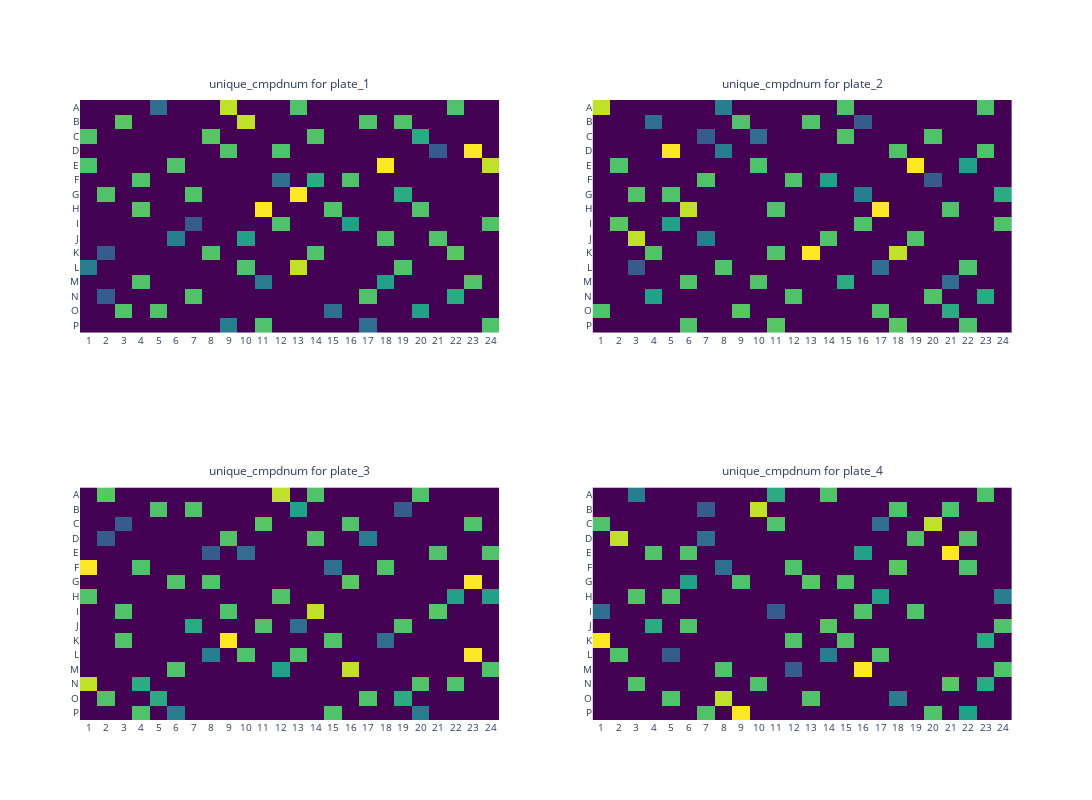

Notebook source saved alongside this figure:
### Code cell
csv_path = "/home/jovyan/jonne/plaid/OASIS_PLAID_LAYOUTS/OASIS_JUMP-Target2_ECP/output/OASIS_JUMP-Target2_ECP_PLAID.csv"
df_plaid = pl.read_csv(csv_path)

unique_cmpd_mapping = (df_plaid.select("cmpdname").unique().with_row_index(name="unique_cmpdnum"))
df_plaid = df_plaid.join(unique_cmpd_mapping, on="cmpdname")

plate_heatmap(
    df=df_plaid,  
    #plate_names=["plate_1", "plate_2", "plate_3", "plate_4"],  
    highlight_compounds=["DMSO","ctrl1", "ctrl2","ctrl3","ctrl4","ctrl5","ctrl6","ctrl7","ctrl8"],
    subplot_num_columns=2,  
    plot_size=400,  
    measurement="unique_cmpdnum", 
    plate_well_columns={
        "plates": "plateID",  
        "wells": "well",    
    },
    output_folder="output",  
    export_as_pdf=False  
)

### Figure 1 — Plotly figure (JSON) as saved in the notebook; plotly's stock layout.template omitted (floating-point values rounded to 4 significant figures; data arrays with more than 128 entries replaced by an {"elided": "..."} marker saying what was removed)
{"data": [{"colorscale": [[0, "#440154"], [0.1111, "#482878"], [0.2222, "#3e4989"], [0.3333, "#31688e"], [0.4444, "#26828e"], [0.5556, "#1f9e89"], [0.6667, "#35b779"], [0.7778, "#6ece58"], [0.8889, "#b5de2b"], [1, "#fde725"]], "hoverinfo": "text", "hovertext": {"elided": "16x24 str values"}, "reversescale": false, "showscale": false, "type": "heatmap", "x": ["1", "2", "3", "4", "5", "6", "7", "8", "9", "10", "11", "12", "13", "14", "15", "16", "17", "18", "19", "20", "21", "22", "23", "24"], "xaxis": "x", "y": ["A", "B", "C", "D", "E", "F", "G", "H", "I", "J", "K", "L", "M", "N", "O", "P"], "yaxis": "y", "z": {"elided": "16x24 int values"}}, {"colorscale": [[0, "#440154"], [0.1111, "#482878"], [0.2222, "#3e4989"], [0.3333, "#31688e"], [0.4444, "#26828e"], [0.5556, "#1f9e89"], [0.6667, "#35b779"], [0.7778, "#6ece58"], [0.8889, "#b5de2b"], [1, "#fde725"]], "hoverinfo": "text", "hovertext": {"elided": "16x24 str values"}, "reversescale": false, "showscale": false, "type": "heatmap", "x": ["1", "2", "3", "4", "5", "6", "7", "8", "9", "10", "11", "12", "13", "14", "15", "16", "17", "18", "19", "20", "21", "22", "23", "24"], "xaxis": "x2", "y": ["A", "B", "C", "D", "E", "F", "G", "H", "I", "J", "K", "L", "M", "N", "O", "P"], "yaxis": "y2", "z": {"elided": "16x24 int values"}}, {"colorscale": [[0, "#440154"], [0.1111, "#482878"], [0.2222, "#3e4989"], [0.3333, "#31688e"], [0.4444, "#26828e"], [0.5556, "#1f9e89"], [0.6667, "#35b779"], [0.7778, "#6ece58"], [0.8889, "#b5de2b"], [1, "#fde725"]], "hoverinfo": "text", "hovertext": {"elided": "16x24 str values"}, "reversescale": false, "showscale": false, "type": "heatmap", "x": ["1", "2", "3", "4", "5", "6", "7", "8", "9", "10", "11", "12", "13", "14", "15", "16", "17", "18", "19", "20", "21", "22", "23", "24"], "xaxis": "x3", "y": ["A", "B", "C", "D", "E", "F", "G", "H", "I", "J", "K", "L", "M", "N", "O", "P"], "yaxis": "y3", "z": {"elided": "16x24 int values"}}, {"colorscale": [[0, "#440154"], [0.1111, "#482878"], [0.2222, "#3e4989"], [0.3333, "#31688e"], [0.4444, "#26828e"], [0.5556, "#1f9e89"], [0.6667, "#35b779"], [0.7778, "#6ece58"], [0.8889, "#b5de2b"], [1, "#fde725"]], "hoverinfo": "text", "hovertext": {"elided": "16x24 str values"}, "reversescale": false, "showscale": false, "type": "heatmap", "x": ["1", "2", "3", "4", "5", "6", "7", "8", "9", "10", "11", "12", "13", "14", "15", "16", "17", "18", "19", "20", "21", "22", "23", "24"], "xaxis": "x4", "y": ["A", "B", "C", "D", "E", "F", "G", "H", "I", "J", "K", "L", "M", "N", "O", "P"], "yaxis": "y4", "z": {"elided": "16x24 int values"}}], "layout": {"annotations": [{"font": {"size": 12}, "showarrow": false, "text": "unique_cmpdnum for plate_1", "x": 0.225, "xanchor": "center", "xref": "paper", "y": 1.01, "yanchor": "bottom", "yref": "paper"}, {"font": {"size": 12}, "showarrow": false, "text": "unique_cmpdnum for plate_2", "x": 0.775, "xanchor": "center", "xref": "paper", "y": 1.01, "yanchor": "bottom", "yref": "paper"}, {"font": {"size": 12}, "showarrow": false, "text": "unique_cmpdnum for plate_3", "x": 0.225, "xanchor": "center", "xref": "paper", "y": 0.385, "yanchor": "bottom", "yref": "paper"}, {"font": {"size": 12}, "showarrow": false, "text": "unique_cmpdnum for plate_4", "x": 0.775, "xanchor": "center", "xref": "paper", "y": 0.385, "yanchor": "bottom", "yref": "paper"}], "height": 800, "width": 1140, "xaxis": {"anchor": "y", "autorange": true, "domain": [0, 0.45], "nticks": 48, "range": [-0.5, 23.5], "side": "bottom", "tickfont": {"size": 10}, "type": "category"}, "xaxis2": {"anchor": "y2", "autorange": true, "domain": [0.55, 1], "nticks": 48, "range": [-0.5, 23.5], "side": "bottom", "tickfont": {"size": 10}, "type": "category"}, "xaxis3": {"anchor": "y3", "autorange": true, "domain": [0, 0.45], "nticks": 48, "range": [-0.5, 23.5], "side": "bottom", "tickfont": {"size": 10}, "type": "category"}, "xaxis4": {"anchor": "y4", "autorange": true, "domain": [0.55, 1], "nticks": 48, "range": [-0.5, 23.5], "side": "bottom", "tickfont": {"size": 10}, "type": "category"}, "yaxis": {"anchor": "x", "autorange": true, "domain": [0.625, 1], "range": [15.5, -0.5], "tickfont": {"size": 10}, "type": "category"}, "yaxis2": {"anchor": "x2", "autorange": true, "domain": [0.625, 1], "range": [15.5, -0.5], "tickfont": {"size": 10}, "type": "category"}, "yaxis3": {"anchor": "x3", "autorange": true, "domain": [0, 0.375], "range": [15.5, -0.5], "tickfont": {"size": 10}, "type": "category"}, "yaxis4": {"anchor": "x4", "autorange": true, "domain": [0, 0.375], "range": [15.5, -0.5], "tickfont": {"size": 10}, "type": "category"}}}
